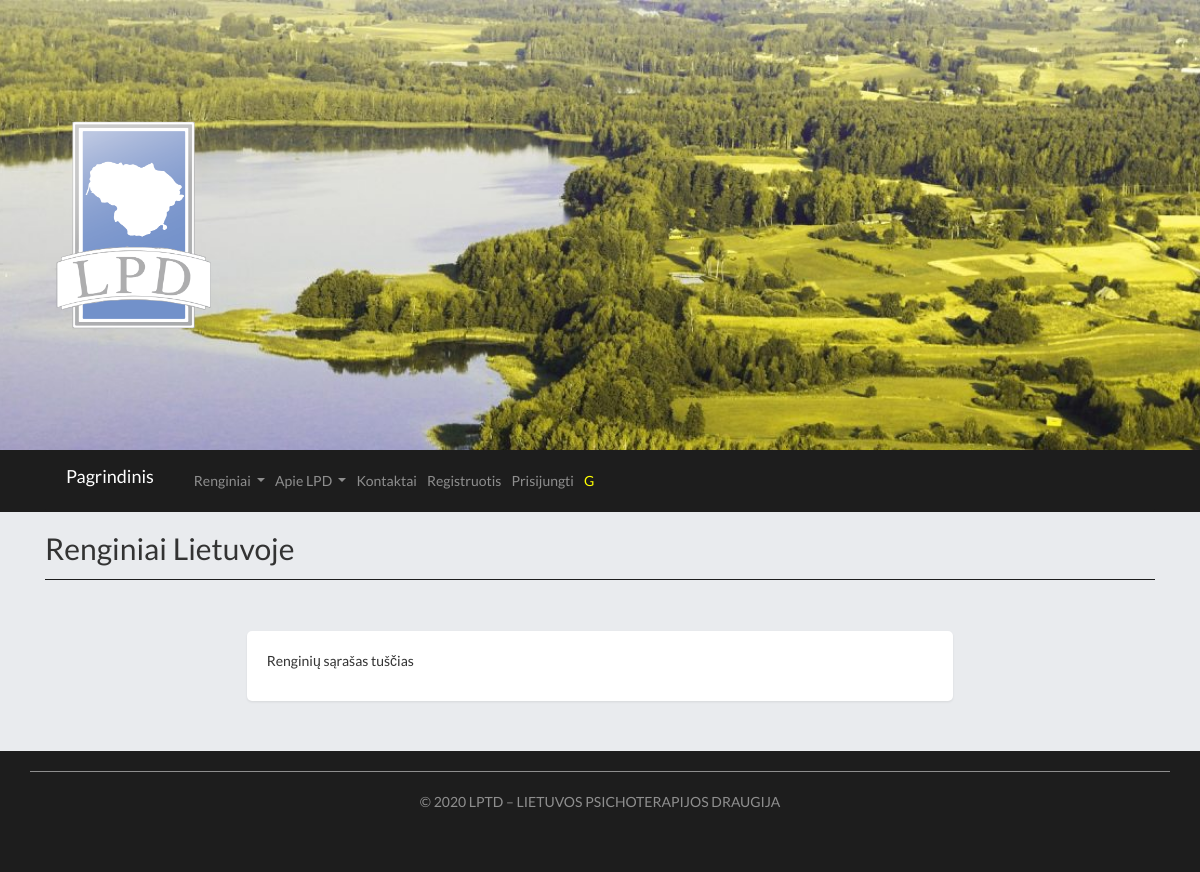
Page /Renginiai_lietuvoje/ on the earlier database version.
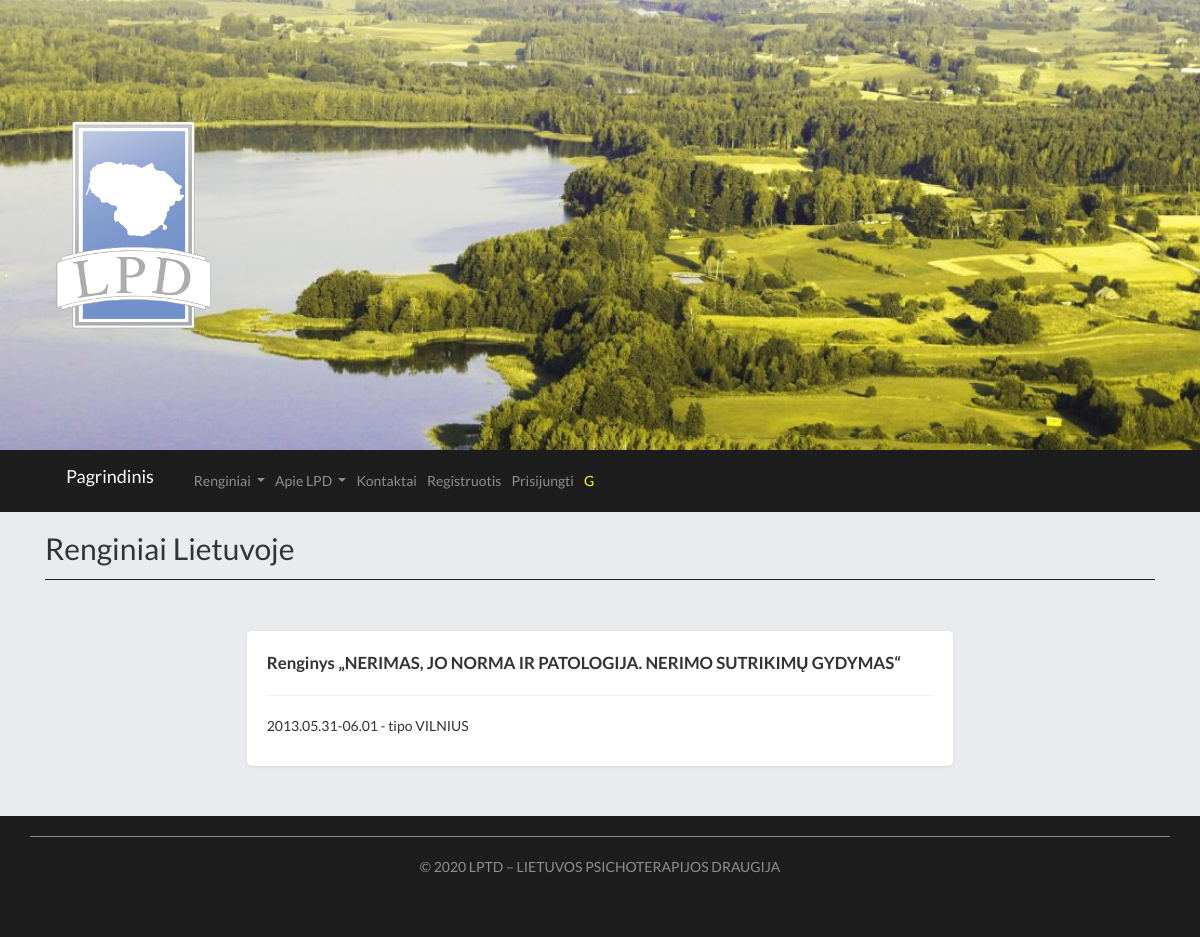
Same page on the later database version.
### main.py (models this page shows)
class News_in_LT(db.Model):
	id = db.Column(db.Integer, primary_key=True)
	date_created = db.Column(db.DateTime, default=datetime.utcnow)
	title = db.Column(db.String(4000), default="")
	title_en = db.Column(db.String(4000), default="")
	date = db.Column(db.String(4000), default="")
	location = db.Column(db.String(4000), default="")

### main.py (the view)
@app.route("/Renginiai_lietuvoje/", methods=["GET", "POST"])
def events():
	events = list(reversed(News_in_LT.query.order_by(News_in_LT.date_created).all()))
	return render_template("Renginiai_lietuvoje.html",events = events , current_user=current_user())

### main.py (called while the page is built)
def guest_user():
	current_user = User()
	current_user.name="G"
	current_user.surname="Svecias"
	current_user.email="gg@gg.gg"
	current_user.lvl=0
	current_user.id=-1
	return current_user

def current_user():
	email = request.cookies.get("current-user-email")
	current_user = User.query.filter_by(email=email).first()
	if current_user == None:
		current_user = guest_user()
	return current_user

### templates/Renginiai_lietuvoje.html (shortened to what this page needs)
{% extends "base.html" %}
{% block page%}
<h2> Renginiai Lietuvoje</h2>
<hr class="my_hr">
	<div class= "empty_page">
		<div class = "row justify-content-md-center card_">
			{% if events|length == 0%}
				<div class = "col-md-8 page shadow-sm card_">
					<p> Renginių sąrašas tuščias</p>
				</div>
			{% else %}
				{% for event in events %}
					{% if event.title|length > 0%}
						<div class = "col-md-8 page shadow-sm card_">
							<b><big>{{event.title}}</big></b><hr>
							<p>{{event.date}} - {{event.location}}
							</p>
						</div>
					{% endif %}
				{% endfor %}
			{% endif %}
		</div>
	</div>
{% endblock %}

Differences in the rows shown:
added News_in_LT: title "Renginys „NERIMAS, JO NORMA IR PATOLOGIJA. NERIMO SUTRIKIMŲ GYDYMAS“", date "2013.05.31-06.01", location "tipo VILNIUS"
Other differences:
text no longer shown: "Renginių sąrašas tuščias"
